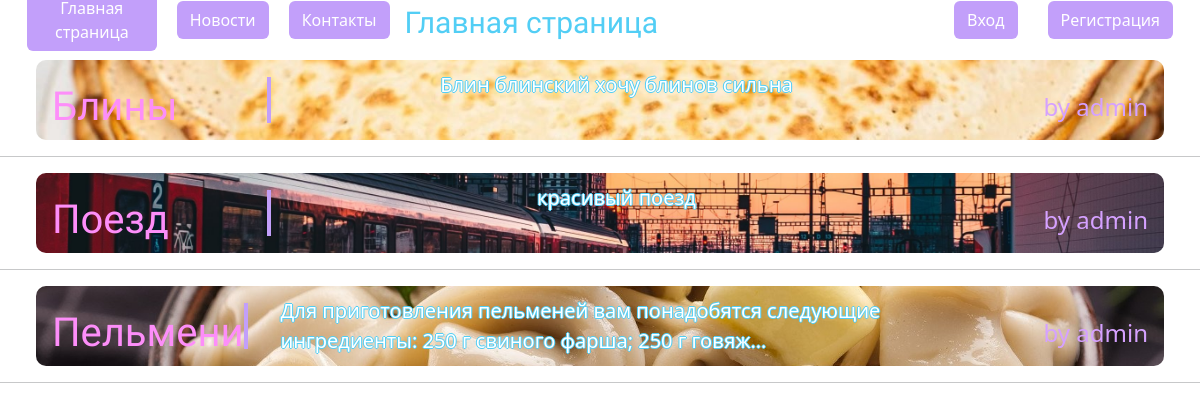
The page / on the database its author committed.
### news/models.py (models this page shows, shortened)
class News(models.Model):
    title = models.CharField(max_length=200, verbose_name="Заголовок")
    content = models.TextField(verbose_name="Содержимое")
    date_published = models.DateTimeField(default=timezone.now, verbose_name="Дата публикации")
    image = models.ImageField(upload_to="images/", verbose_name="Изображение")
    author = models.ForeignKey(User, on_delete=models.CASCADE, verbose_name="Автор", null=True, blank=True)
    def get_absolute_url(self):
        return reverse("news:news_detail", kwargs={"pk": self.pk})
    class Meta:
        verbose_name = "Пост"
        verbose_name_plural = "Новости"

### news/views.py (the view)
# urls.py: path('', views.index_start, name='index_start'),
def index_start(request):
    title = "Главная страница"
    latest_news = News.objects.all().order_by('-date_published')[:3]
    return render(request, 'news/index.html', {'news': latest_news, 'title': title})

### news/templates/news/index.html (shortened to what this page needs)
{% extends 'news/layout.html' %}
{% load static %}
{% block static %}
    <link rel="stylesheet" href="{% static 'news/css/news_list.css' %}">
{% endblock %}
{% block content %}
    <div class="list">
        {% for new in news %}
            <div class="news"
            style="
                    background: url({{ new.image.url }}) no-repeat;
                    background-position: center;
                    background-size: cover;">
            <div class="content">
                 <div class="seymour-one-regular"  style="height: 60%; "><a href="{{ new.get_absolute_url }}">{{new.title}}</a></div>
            </div>
                <div style="height: 80%" class="news_info text-outline">
                    <a> {{ new.content | truncatechars:100 }}</a>
                </div>
                <div style="height: 30%; text-align: right;width: 20%; align-items: center" class="news_info">
                    <a style="color: #d5a1ff; font-weight: 500; font-size: 24px">by {{ new.author }}</a>
                </div>
            </div>
            <hr>
        {% endfor %}
    </div>
{% endblock %}

### news/templates/news/layout.html (shortened to what this page needs)
{% load static %}
<html lang="en">
<head>
    <link rel="stylesheet" href="https://cdn.jsdelivr.net/npm/bootstrap@5.3.0/dist/css/bootstrap.min.css">
    <link rel="stylesheet" href="{% static 'news/css/layout.css' %}">
    {% block static %}
    {% endblock %}
</head>
<body>
    <div class="header">
        <div class="left_side ">
            <a class="btn buter" href="{% url 'news:index_start' %}">Главная страница</a>
            <a class="btn buter" href="{% url 'news:index' %}">Новости</a>
            <a class="btn buter" href="{% url 'news:contacts' %}"> Контакты</a>
        </div>
        <div class="middle">
        <a class="seymour-one-regular" style ="font-size:30px; color:#52cef5; text-decoration: none; ">{{ title }}</a>
        </div>
        <div class="right_side">
            {% if user.is_authenticated %}
                <a href="{% url 'users:profile' %}">Привет, {{user.username}}! </a>
                {% if user.is_superuser %}
                    <a class="btn" href="{% url 'admin:index' %}"> <i class="fa-solid fa-gear" style="color: #8540f5;font-size: 24px;"></i></a>
                {% endif %}
                <form class="log_out_form" action="{% url 'users:logout' %}" method="post">
                    {% csrf_token %}
                    <button type="submit" class="btn buter_2"><i class="fa fa-sign-out-alt"></i>Выход</button>
                </form>
            {% else %}
                 <a class="btn buter" href="{% url 'users:login' %}">Вход</a>
                 <a class="btn buter" href="{% url 'users:register' %}">Регистрация</a>
            {% endif %}
        </div>
    </div>
    <div style="height: 6%;"> </div>
    {% block content %}
    {% endblock %}
</body>
</html>

### static/news/css/layout.css (style rules this page uses)
.header { position: fixed; width: 100%; z-index: 1; height: 5%; display: flex; background:white; padding: 0 1% 0 1%; }
.left_side, .right_side { padding: 5px; display: flex; align-items: center; }
.left_side { width: 40%; }
.right_side { width: 40%; justify-content: flex-end; gap: 10px; }
.middle { width: 40%; justify-content: center; }
.btn, .log_out_form { margin: 0 10px 0 10px; }
body { margin: 0; padding: 0; background: url("https://mykaleidoscope.ru/x/uploads/posts/2022-10/1666504004_31-mykaleidoscope-ru-p-rozovo-fioletovii-tsvet-oboi-33.jpg") no-repeat; background-size:100% 100%; }
.buter { background-color: #c29ffa !important; color: white; }
.seymour-one-regular { font-family: "Seymour One", sans-serif; font-weight: 400; font-style: normal; }

### static/news/css/news_list.css (style rules this page uses)
.list { width: 100%; }
.news { display: flex; height: 10%; width: 94%; flex-direction: row; border-radius: 10px; margin: 1% 0 0 3%; justify-content: space-between; align-items: center; padding: 2px 16px; }
.news a { text-decoration: none; font-size: 40px; color: #fd8ef9; }
.text-outline { text-shadow: 1px 0 #52cef5, 0 -1px #52cef5, -1px 0 #52cef5, 0 1px #52cef5; }
.content { width:20%; border-right: 4px solid; margin-right: 3%; color: #c29ffa; }
.news_info { color: #ffffff; }
.news_info a { font-size: 20; }

### rows shown on the page
News: image (picture), title "Блины", content "Блин блинский хочу блинов сильна", author "admin"
News: image (picture), title "Поезд", content "красивый поезд", author "admin"
News: image (picture), title "Пельмени", content "Для приготовления пельменей вам понадобятся следующие ингредиенты: 250 г свиного фарша; 250 г говяж…", author "admin"

### other values the page prints
{{ title }} "Главная страница"
